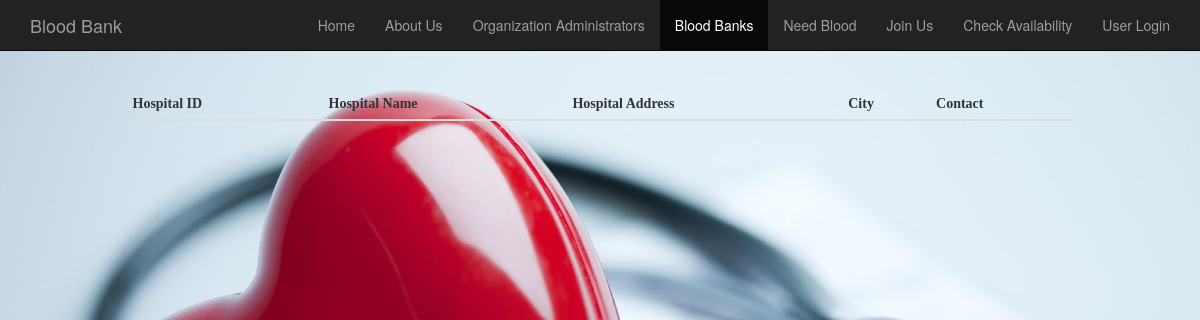
Before: /users/bloodbanks.php with the older database file.
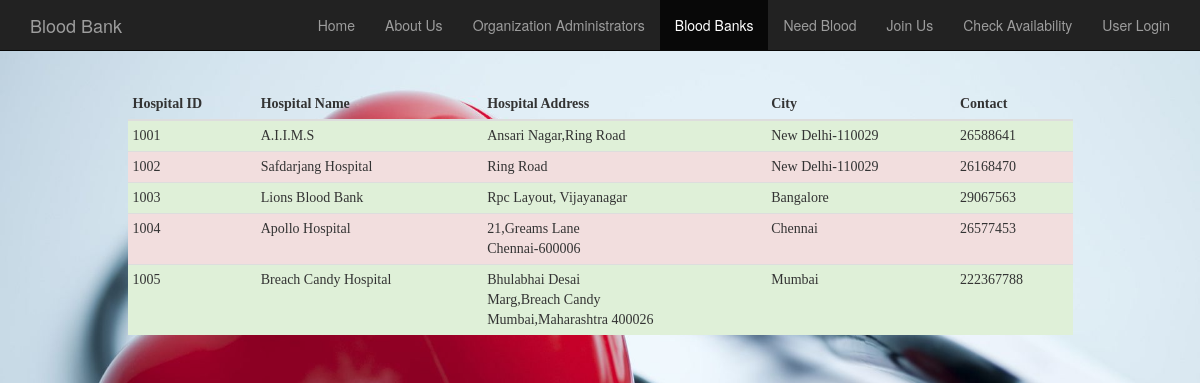
After: the same page with the newer database file.
### tables this page shows
CREATE TABLE IF NOT EXISTS `blood_banks` (
  `hospital_id` int(255) NOT NULL,
  `hospital_name` varchar(255) NOT NULL,
  `hospital_address` varchar(255) NOT NULL,
  `city` varchar(255) NOT NULL,
  `contact` int(255) NOT NULL
);

### users/bloodbanks.php (called while the page is built, shortened)
<?php
$i=0;
require_once 'php/DBConnect.php';
$db = new DBConnect();
$users = $db->getBloodbank();
$title="Blood Bank";$setBloodbankActive="active";$bg_background="bg-success";
include 'layout/_header.php';
include 'layout/navbar.php';
?>
<?php include 'layout/_bloodbank_layout.php'; ?>

### users/php/DBConnect.php (called while the page is built, shortened)
<?php
class DBConnect {
    private $db = NULL;
    public function __construct() {
        $dsn = 'mysql:dbname=' . self::DB_NAME . ';host=' . self::DB_SERVER;
        try {
            $this->db = new PDO($dsn, self::DB_USER, self::DB_PASSWORD);
        } catch (PDOException $e) {
            throw new Exception('Connection failed: ' .
            $e->getMessage());
        }
        return $this->db;
    }
    public function getBloodbank(){
        $stmt = $this->db->prepare("SELECT * FROM blood_banks");
        $stmt->execute();
        return $stmt->fetchAll();
    }
}

### users/layout/_bloodbank_layout.php (the view)
<div class="container">
    <div class="row">
        <div class="col-md-1"></div>
        <div class="col-md-10">
            <?php if(isset($users)): $i++;?>
            <table class="table table-condensed">
                <thead>
                <th>Hospital ID</th>
                <th>Hospital Name</th>
                <th>Hospital Address</th>
                <th>City</th>
                <th>Contact</th>
                </thead>
                <?php foreach($users as $u): $i++;?>
                <tr class="<?php if($i%2==0){echo $bg_background;}else{echo 'bg-danger';} ?>">
                    <td><?= $u['hospital_id']; ?></td>
                    <td><?= $u['hospital_name']; ?></td>
                    <td><?= wordwrap($u['hospital_address'], 26, '<br>'); ?></td>
                    <td><?= $u['city']; ?></td>
                    <td><?= $u['contact']; ?></td>
                </tr>
                <?php endforeach; ?>
            </table>
            <?php endif; ?>
        </div>
        <div class="col-md-1"></div>
    </div>
</div>

Changed rows visible on the page:
added blood_banks: hospital_id "1001", hospital_name "A.I.I.M.S", hospital_address "Ansari Nagar,Ring Road", city "New Delhi-110029", contact "26588641"
added blood_banks: hospital_id "1002", hospital_name "Safdarjang Hospital", hospital_address "Ring Road", city "New Delhi-110029", contact "26168470"
added blood_banks: hospital_id "1003", hospital_name "Lions Blood Bank", hospital_address "Rpc Layout, Vijayanagar", city "Bangalore", contact "29067563"
added blood_banks: hospital_id "1004", hospital_name "Apollo Hospital", hospital_address "21,Greams Lane Chennai-600006", city "Chennai", contact "26577453"
added blood_banks: hospital_id "1005", hospital_name "Breach Candy Hospital", hospital_address "Bhulabhai Desai Marg,Breach Candy Mumbai,Maharashtra 400026", city "Mumbai", contact "222367788"
